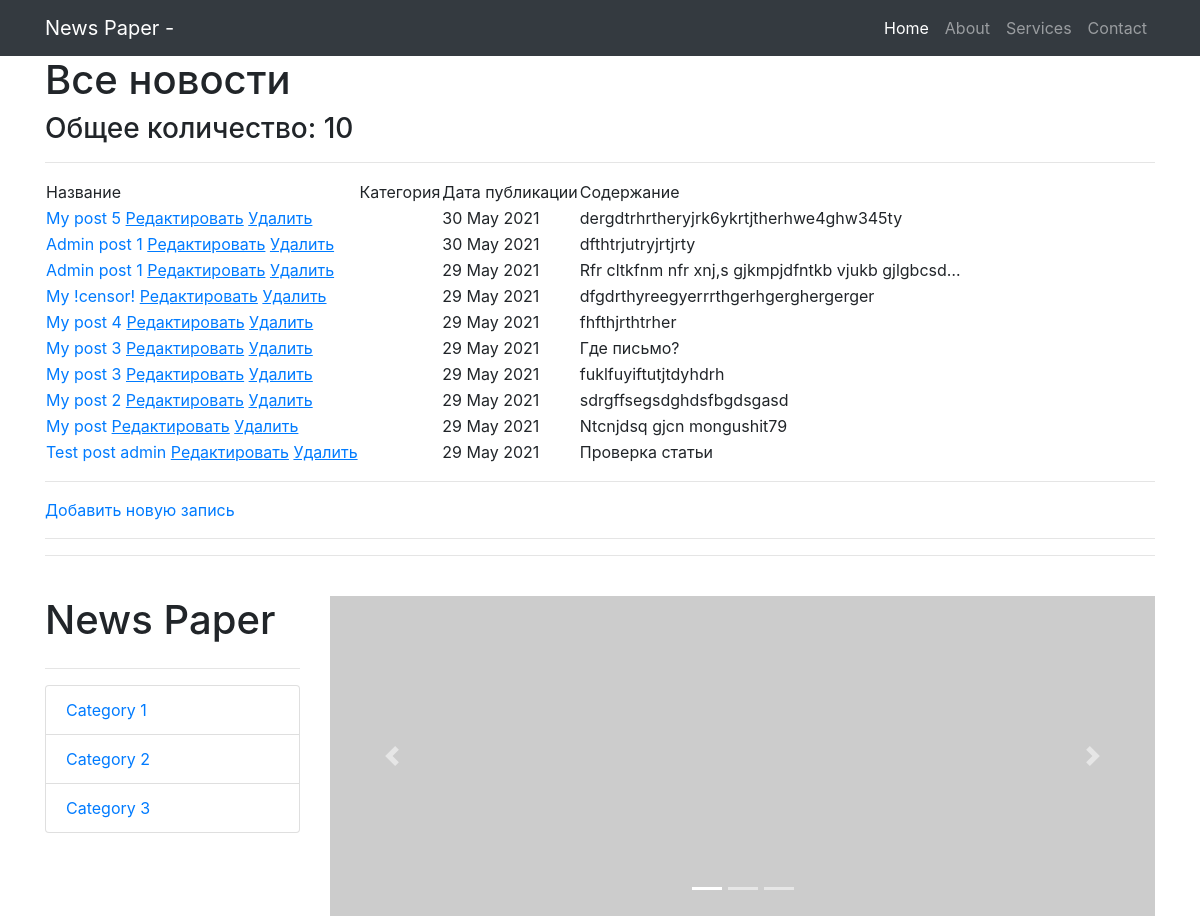
The page /news/ (upper part) on the database as committed earlier.
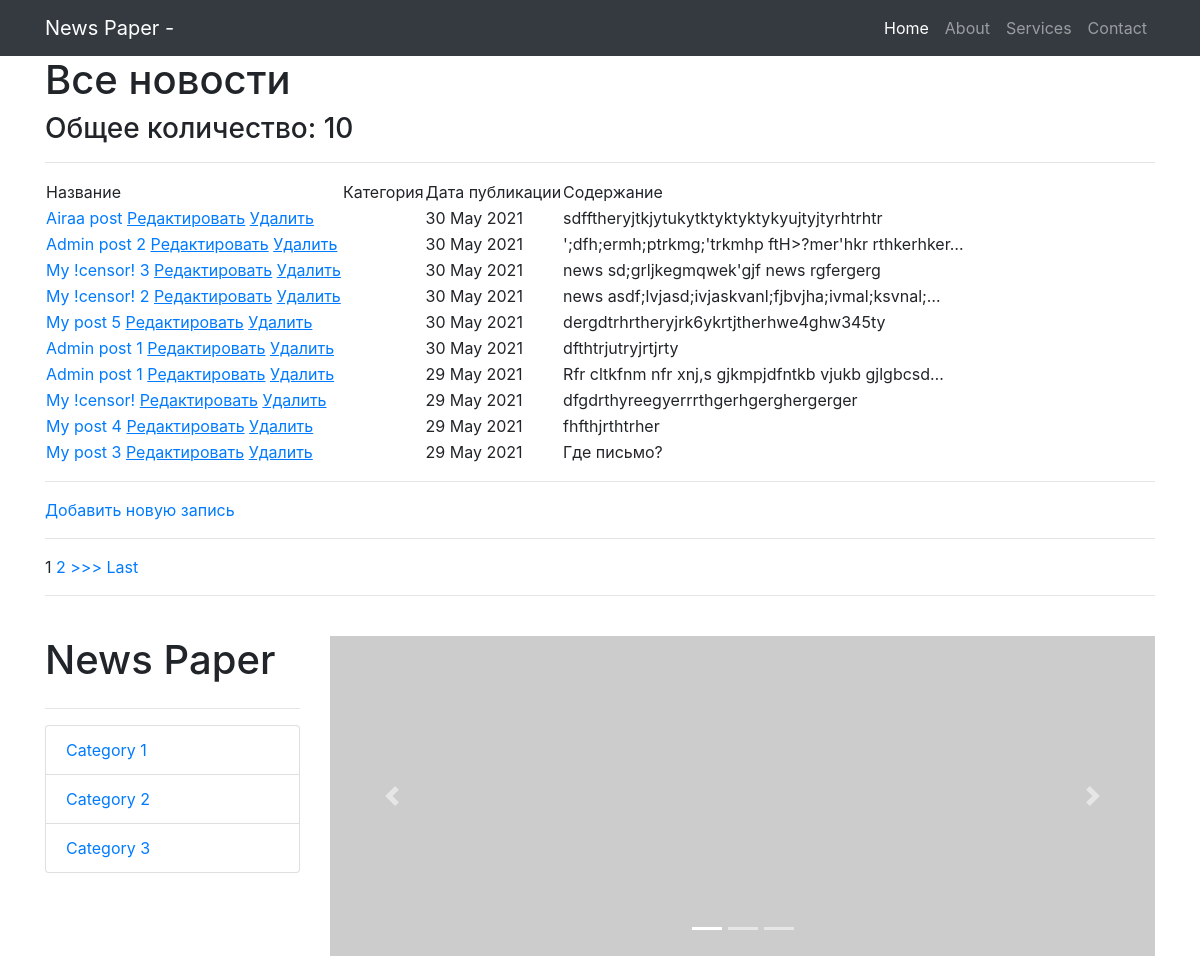
The same page on the database as committed later.
### news/models.py (models this page shows, shortened)
class Post(models.Model):
    state = 'ST'
    new = 'NE'
    POSITIONS = [
        (state, 'Статья'),
        (new, 'Новость')
    ]
    position = models.CharField(max_length=2,
                                choices=POSITIONS,
                                default=state)
    post_date = models.DateTimeField(auto_now_add=True)
    post_name = models.CharField(max_length=250)
    content = models.TextField()
    rating_post = models.IntegerField(default=0)
    author = models.ForeignKey(Author, on_delete=models.CASCADE)
    category = models.ManyToManyField(Category, through='PostCategory')

### news/views.py (the view)
# urls.py: path('', PostList.as_view()),
class PostList(ListView):
    model = Post  # указываем модель, объекты которой мы будем выводить
    template_name = 'posts.html'  # указываем имя шаблона, в котором будет лежать html, в
    context_object_name = 'posts'  # это имя списка, в котором будут лежать все объекты,
    queryset = Post.objects.order_by('-post_date')
    paginate_by = 10
    def get_context_data(self, **kwargs):
        context = super().get_context_data(**kwargs)
        context['filter'] = PostFilter(self.request.GET,
                                       queryset=self.get_queryset())  # вписываем фильтр
        return context

### news/templatetags/custom_filters.py (called while the page is built)
@register.filter(name='censor')
def censor(value, arg):
    words = value.split()
    value1 = ''
    for word in words:
        if isinstance(word, str) and isinstance(arg, str):
            if word == arg:
                word = '!censor!'
            value1 += word + ' '
        else:
            raise ValueError(f'Нельзя {type(word)}!')
    return value1

### templates/posts.html (shortened to what this page needs)
{% extends 'flatpages/default.html' %}
{% load custom_filters %}
{% block content %}
    <h1>Все новости</h1>
    <h3>Общее количество: {{ posts | length }}</h3>
    <hr>
    {% if posts %}
        <table>
            <tr>
                <td>
                    Название
                </td>
                <td>
                    Категория
                </td>
                <td>
                    Дата публикации
                </td>
                <td>
                    Содержание
                </td>
            </tr>
        {% for post in page_obj %}
            <tr>
                <td>
                    <a href="{% url 'post' post.id %}">{{ post.post_name | censor:'new' }}</a>
                    <a href="{% url 'post_update' post.id %}"><u>Редактировать</u></a>
                 <a href="{% url 'post_delete' post.id %}"><u> Удалить </u></a>
                </td>
                <td>
                </td>
                <td>
                    {{ post.post_date | date:'d M Y' }}
                </td>
                <td>
                    {{ post.content | truncatechars:50 | censor:'ipsum' }}
                </td>
            </tr>
        {% endfor %}
        </table>
        <hr>
        <a href="{% url 'post_create' %}">Добавить новую запись</a> <br>
        <hr>
        {% if is_paginated %}
            {% for num in page_obj.paginator.page_range %}
                {% if page_obj.number == num %}
                    <a>{{ num }}</a>
                {% elif num > page_obj.number|add:'-3' and num < page_obj.number|add:'3' %}
                    <a href="?page={{ num }}">{{ num }}</a>
                {% endif %}
            {% endfor %}
            {% if page_obj.has_next %}
                <a href="?page={{ page_obj.next_page_number }}">>>></a>
                <a href="?page={{ page_obj.paginator.num_pages }}">Last</a>
            {% endif %}
        {% endif %}
    {% else %}
        <h2>Новостей нет!</h2>
        <a href="{% url 'post_create' %}">Добавить новую запись</a> <br>
    {% endif %}
{% endblock content %}

Rows that differ between the two databases and show on the page:
no longer on this page (row unchanged): Post: post_name|censor "My post 3", post_date "29 May 2021", content|censor "fuklfuyiftutjtdyhdrh"
no longer on this page (row unchanged): Post: post_name|censor "My post 2", post_date "29 May 2021", content|censor "sdrgffsegsdghdsfbgdsgasd"
no longer on this page (row unchanged): Post: post_name|censor "My post", post_date "29 May 2021", content|censor "Ntcnjdsq gjcn mongushit79"
no longer on this page (row unchanged): Post: post_name|censor "Test post admin", post_date "29 May 2021", content|censor "Проверка статьи"
added Post: post_name|censor "Airaa post", post_date "30 May 2021", content|censor "sdfftheryjtkjytukytktyktyktykyujtyjtyrhtrhtr"
added Post: post_name|censor "Admin post 2", post_date "30 May 2021", content|censor "';dfh;ermh;ptrkmg;'trkmhp ftH>?mer'hkr rthkerhker…"
added Post: post_name|censor "My !censor! 3", post_date "30 May 2021", content|censor "news sd;grljkegmqwek'gjf news rgfergerg"
added Post: post_name|censor "My !censor! 2", post_date "30 May 2021", content|censor "news asdf;lvjasd;ivjaskvanl;fjbvjha;ivmal;ksvnal;…"
Other text that changed with them:
new list line: "1"
new list line: "2"
text now shown: ">>> Last"
